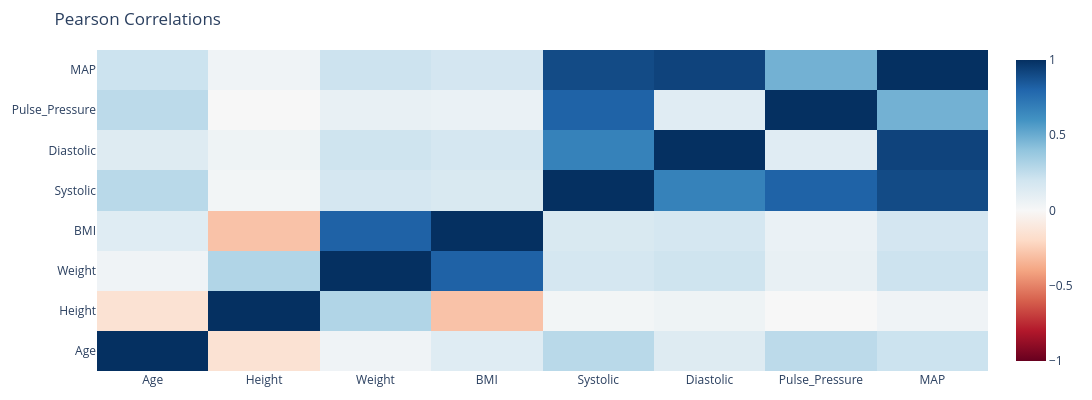

This figure's notebook cell:
### Code cell
# Pairwise Pearson correlations between numeric variables
cr = data[['Age', 'Height', 'Weight', 'BMI', 'Systolic', 'Diastolic', 'Pulse_Pressure', 'MAP']].corr(method='pearson')

fig = go.Figure(go.Heatmap(
    x=cr.columns,
    y=cr.columns,
    z=cr.values.tolist(),
    colorscale='RdBu', zmin=-1, zmax=1
))

fig.update_layout(
    autosize=False,
    width=1100,
    height=400,
    margin=dict(l=20, r=20, t=50, b=20),
    bargap=0.15,
    title=dict(text='Pearson Correlations')
)

fig.show()

### Figure 1 — Plotly figure (JSON) as saved in the notebook; plotly's stock layout.template omitted (floating-point values rounded to 4 significant figures)
{"data": [{"colorscale": [[0, "rgb(103,0,31)"], [0.1, "rgb(178,24,43)"], [0.2, "rgb(214,96,77)"], [0.3, "rgb(244,165,130)"], [0.4, "rgb(253,219,199)"], [0.5, "rgb(247,247,247)"], [0.6, "rgb(209,229,240)"], [0.7, "rgb(146,197,222)"], [0.8, "rgb(67,147,195)"], [0.9, "rgb(33,102,172)"], [1, "rgb(5,48,97)"]], "type": "heatmap", "x": ["Age", "Height", "Weight", "BMI", "Systolic", "Diastolic", "Pulse_Pressure", "MAP"], "y": ["Age", "Height", "Weight", "BMI", "Systolic", "Diastolic", "Pulse_Pressure", "MAP"], "z": [[1, -0.1488, 0.04085, 0.1267, 0.275, 0.1311, 0.2669, 0.2154], [-0.1488, 1, 0.3008, -0.2911, 0.02762, 0.04818, -0.0008891, 0.04234], [0.04085, 0.3008, 1, 0.8166, 0.1785, 0.206, 0.07753, 0.2112], [0.1267, -0.2911, 0.8166, 1, 0.1575, 0.1786, 0.07091, 0.1845], [0.275, 0.02762, 0.1785, 0.1575, 1, 0.676, 0.8127, 0.9006], [0.1311, 0.04818, 0.206, 0.1786, 0.676, 1, 0.1199, 0.9291], [0.2669, -0.0008891, 0.07753, 0.07091, 0.8127, 0.1199, 1, 0.4786], [0.2154, 0.04234, 0.2112, 0.1845, 0.9006, 0.9291, 0.4786, 1]], "zmax": 1, "zmin": -1}], "layout": {"autosize": false, "bargap": 0.15, "height": 400, "margin": {"b": 20, "l": 20, "r": 20, "t": 50}, "title": {"text": "Pearson Correlations"}, "width": 1100}}
